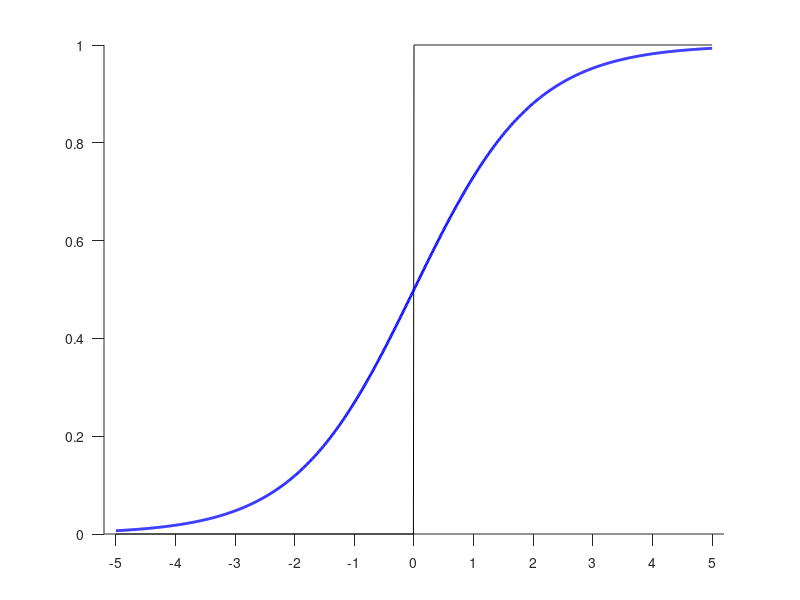

Write MATLAB code to recreate this figure.
close all;
hf = figure('Color', 'w');

x  = -5:.01:5;

y1 = zeros(size(x));
y1(x >= 0) = 1;

y2 = 1 ./ (1 + exp(-x));

plot(x, y1, 'k', x, y2, 'b', 'LineWidth', 2);

set(gca, "Box", 'off', "TickDir", 'out', "TickLength", [0.02 0.02], ...
    'XLim', [-5.2 5.2], 'XTick', -5:5, 'YLim', [0 1], 'YTick', 0:.2:1);

